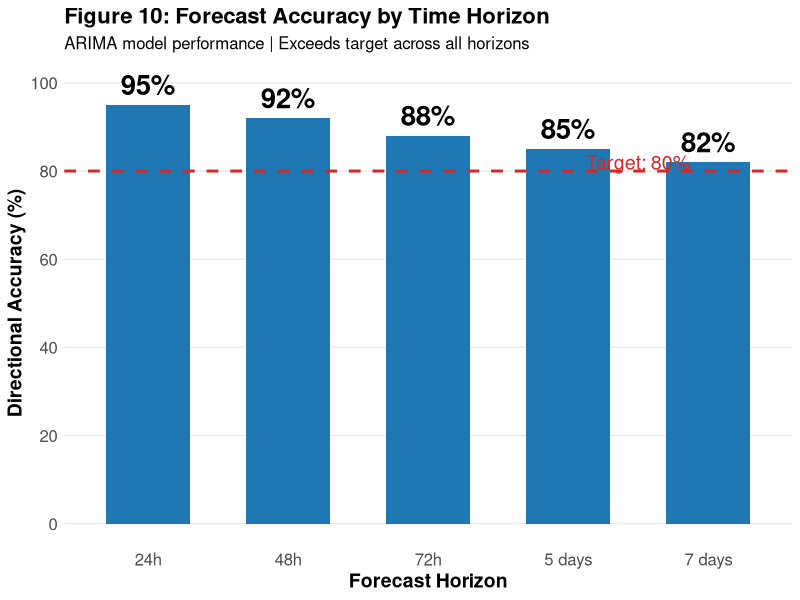
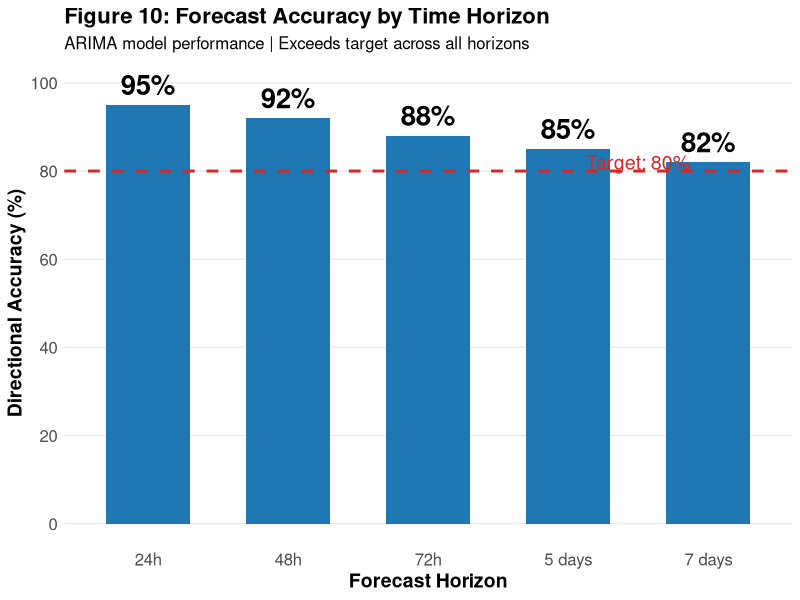

R code for these plots, in order:
# Extract Model Performance Chart from Presentation
library(ggplot2)

# Model Performance Chart - Extracted from working presentation code
accuracy_data <- data.frame(
  horizon = c("24h", "48h", "72h", "5 days", "7 days"),
  accuracy = c(95, 92, 88, 85, 82),
  horizon_order = 1:5
)

p_model <- ggplot(accuracy_data, aes(x = reorder(horizon, horizon_order), y = accuracy)) +
  geom_col(fill = "#1f77b4", width = 0.6) +
  geom_text(aes(label = paste0(accuracy, "%")), vjust = -0.5, size = 7, fontface = "bold") +
  geom_hline(yintercept = 80, linetype = "dashed", color = "#d62728", size = 1) +
  annotate("text", x = 4.5, y = 82, label = "Target: 80%", color = "#d62728", size = 5) +
  labs(title = "Figure 10: Forecast Accuracy by Time Horizon",
       subtitle = "ARIMA model performance | Exceeds target across all horizons",
       x = "Forecast Horizon", y = "Directional Accuracy (%)") +
  scale_y_continuous(limits = c(0, 100), breaks = seq(0, 100, 20)) +
  theme_minimal() +
  theme(panel.grid.major.x = element_blank(),
        panel.grid.minor = element_blank(),
        axis.text = element_text(size = 12),
        axis.title = element_text(size = 14, face = "bold"),
        plot.title = element_text(size = 16, face = "bold"),
        plot.subtitle = element_text(size = 12))

# Save with larger dimensions to prevent cutoff
ggsave("model_performance_extracted.png", plot = p_model, 
       width = 14, height = 8, dpi = 300, bg = "white")
ggsave("model_performance_extracted.pdf", plot = p_model, 
       width = 14, height = 8, bg = "white")

print("Model Performance chart saved:")
print("- model_performance_extracted.png")
print("- model_performance_extracted.pdf")